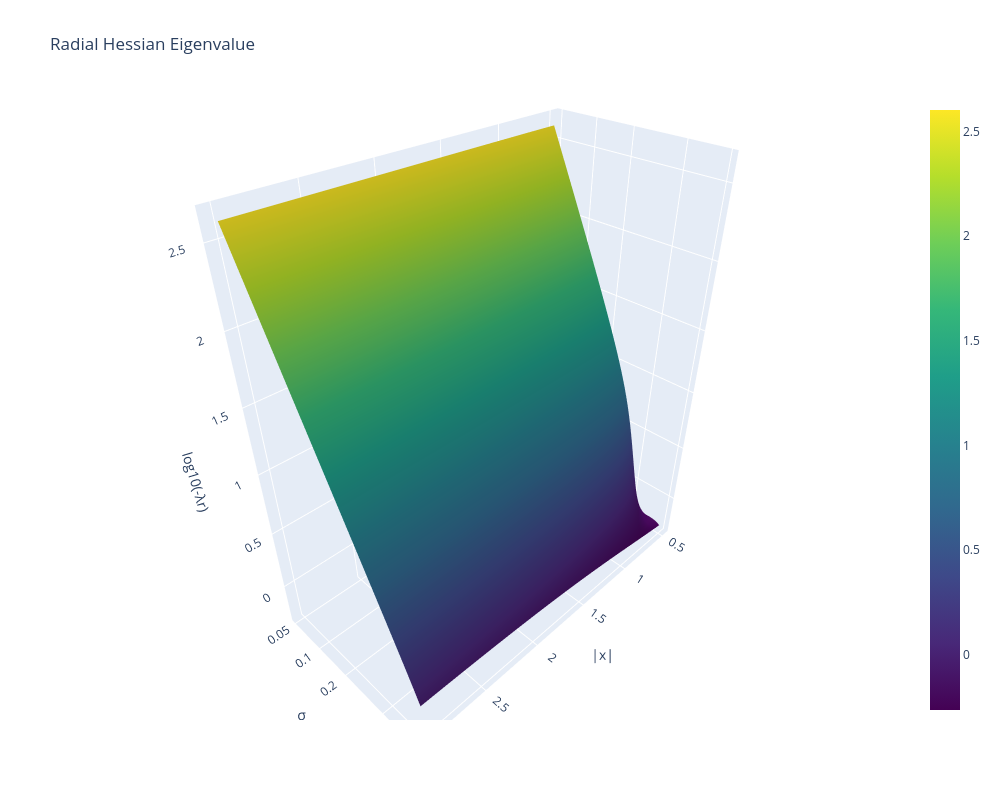
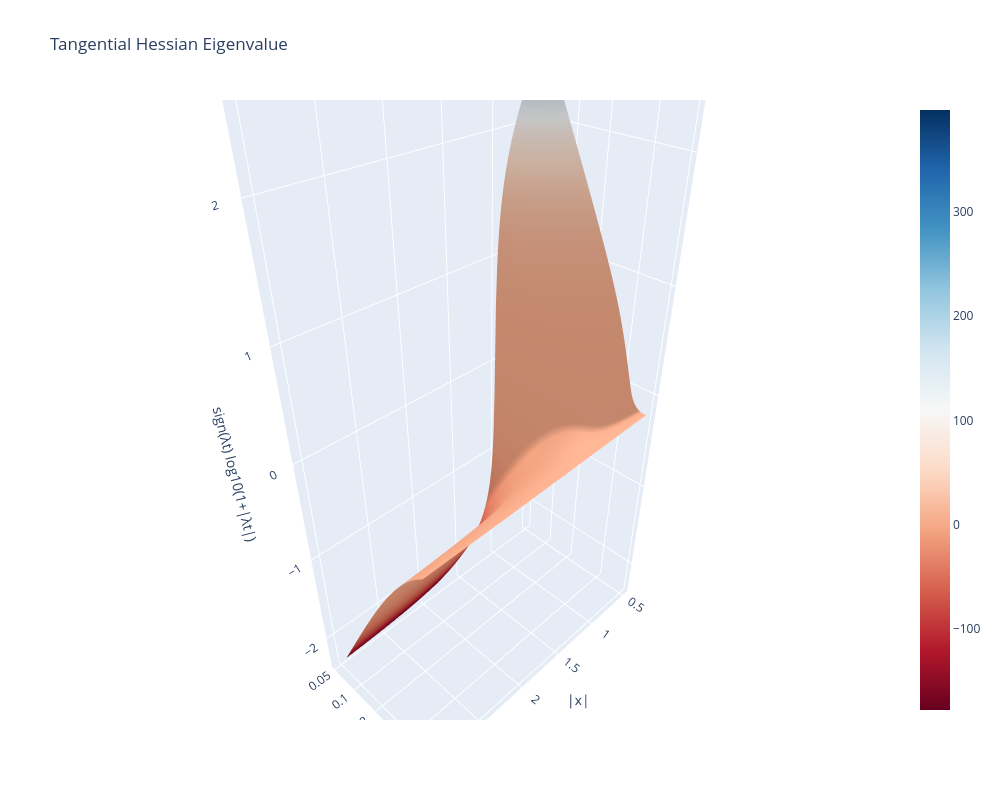

Notebook source saved alongside these figures, in order:
### Markdown cell above
# 3-D Plotsimport numpy as np

### Code cell
import numpy as np
from scipy.special import ive
import plotly.graph_objects as go
from plotly.subplots import make_subplots

# ==================================================
# Circle radius
# ==================================================

R0 = 1.0

# ==================================================
# Stable Bessel ratios
# Uses exponentially-scaled Bessel functions
# to avoid overflow for small sigma.
# ==================================================

def A1(kappa):
    return ive(1, kappa) / ive(0, kappa)

def A2(kappa):
    return ive(2, kappa) / ive(0, kappa)

# ==================================================
# Posterior covariance eigenvalues
# ==================================================

def radial_cov(r, sigma):
    kappa = R0 * r / sigma**2

    a1 = A1(kappa)
    a2 = A2(kappa)

    return R0**2 * (
        0.5 * (1 + a2)
        - a1**2
    )

def tangential_cov(r, sigma):
    kappa = R0 * r / sigma**2

    a2 = A2(kappa)

    return R0**2 * (
        0.5 * (1 - a2)
    )

# ==================================================
# Hessian eigenvalues
# ==================================================

def lambda_r(r, sigma):
    return radial_cov(r, sigma) / sigma**4 - 1.0 / sigma**2

def lambda_t(r, sigma):
    return tangential_cov(r, sigma) / sigma**4 - 1.0 / sigma**2

# ==================================================
# Signed logarithm
# ==================================================

def slog(x):
    return np.sign(x) * np.log10(1.0 + np.abs(x))

# ==================================================
# Grid
# ==================================================

r_vals = np.linspace(0.5, 3.0, 250)

sigma_min = 0.05
sigma_max = 1.0

log_sigma_vals = np.linspace(
    np.log10(sigma_min),
    np.log10(sigma_max),
    250
)

sigma_vals = 10**log_sigma_vals

R, S = np.meshgrid(r_vals, sigma_vals)

# ==================================================
# Evaluate eigenvalues
# ==================================================

LR = lambda_r(R, S)
LT = lambda_t(R, S)

# ==================================================
# Coordinates for plotting
# Plot log10(sigma) on axis
# ==================================================

Y = np.log10(S)

# ==================================================
# Surface heights
# ==================================================

Zr = np.log10(-LR)
Zt = slog(LT)

absmax = np.max(np.abs(LT))

# ==================================================
# Figure with TWO independent 3D scenes
# ==================================================

fig = go.Figure()

# --------------------------------------------------
# Left plot (scene)
# --------------------------------------------------

fig.add_trace(
    go.Surface(
        x=R,
        y=Y,
        z=Zr,
        colorscale="Viridis",
        colorbar=dict(
            title="log10(-λr)",
            x=0.46
        ),
        scene="scene"
    )
)

# --------------------------------------------------
# Right plot (scene2)
# --------------------------------------------------

fig.add_trace(
    go.Surface(
        x=R,
        y=Y,
        z=Zt,
        surfacecolor=LT,
        colorscale="RdBu",
        cmin=-absmax,
        cmax=absmax,
        colorbar=dict(
            title="λt",
            x=1.0
        ),
        scene="scene2"
    )
)

# ==================================================
# Tick labels
# ==================================================

sigma_ticks = np.array([0.05,0.1,0.2,0.5,1.0])

sigma_tickvals = np.log10(sigma_ticks)
sigma_ticktext = [str(x) for x in sigma_ticks]

# ==================================================
# Camera
# ==================================================

camera = dict(
    eye=dict(
        x=5,
        y=5,
        z=3
    )
)

# ==================================================
# Layout
# ==================================================

fig.update_layout(

    width=2000,
    height=900,

    # LEFT SCENE
    scene=dict(

        domain=dict(
            x=[0.0, 0.48],
            y=[0.0, 1.0]
        ),

        xaxis_title="|x|",
        yaxis_title="σ",
        zaxis_title="log10(-λr)",

        yaxis=dict(
            tickvals=sigma_tickvals,
            ticktext=sigma_ticktext
        ),

        camera=camera,

        aspectmode="manual",
        aspectratio=dict(
            x=1.5,
            y=1.0,
            z=0.8
        )
    ),

    # RIGHT SCENE
    scene2=dict(

        domain=dict(
            x=[0.52, 1.0],
            y=[0.0, 1.0]
        ),

        xaxis_title="|x|",
        yaxis_title="σ",
        zaxis_title="slog(λt)",

        yaxis=dict(
            tickvals=sigma_tickvals,
            ticktext=sigma_ticktext
        ),

        camera=camera,

        aspectmode="manual",
        aspectratio=dict(
            x=1.5,
            y=1.0,
            z=0.8
        )
    ),

    margin=dict(
        l=0,
        r=0,
        t=30,
        b=0
    )
)

fig1.show()
fig2.show()

### Figure 1 — Plotly figure (JSON) as saved in the notebook; plotly's stock layout.template omitted (floating-point values rounded to 4 significant figures; data arrays with more than 128 entries replaced by an {"elided": "..."} marker saying what was removed)
{"data": [{"colorscale": [[0, "#440154"], [0.1111, "#482878"], [0.2222, "#3e4989"], [0.3333, "#31688e"], [0.4444, "#26828e"], [0.5556, "#1f9e89"], [0.6667, "#35b779"], [0.7778, "#6ece58"], [0.8889, "#b5de2b"], [1, "#fde725"]], "type": "surface", "x": {"elided": "250x250 float values"}, "y": {"elided": "250x250 float values"}, "z": {"elided": "250x250 float values"}}], "layout": {"height": 800, "scene": {"xaxis": {"title": {"text": "|x|"}}, "yaxis": {"ticktext": ["0.05", "0.1", "0.2", "0.5", "1"], "tickvals": [-1.301, -1.0, -0.699, -0.301, 0.0], "title": {"text": "σ"}}, "zaxis": {"title": {"text": "log10(-λr)"}}}, "title": {"text": "Radial Hessian Eigenvalue"}, "width": 1000}}

### Figure 2 — Plotly figure (JSON) as saved in the notebook; plotly's stock layout.template omitted (floating-point values rounded to 4 significant figures; data arrays with more than 128 entries replaced by an {"elided": "..."} marker saying what was removed)
{"data": [{"cmax": null, "cmin": null, "colorscale": [[0, "rgb(103,0,31)"], [0.1, "rgb(178,24,43)"], [0.2, "rgb(214,96,77)"], [0.3, "rgb(244,165,130)"], [0.4, "rgb(253,219,199)"], [0.5, "rgb(247,247,247)"], [0.6, "rgb(209,229,240)"], [0.7, "rgb(146,197,222)"], [0.8, "rgb(67,147,195)"], [0.9, "rgb(33,102,172)"], [1, "rgb(5,48,97)"]], "surfacecolor": {"elided": "250x250 float values"}, "type": "surface", "x": {"elided": "250x250 float values"}, "y": {"elided": "250x250 float values"}, "z": {"elided": "250x250 float values"}}], "layout": {"height": 800, "scene": {"xaxis": {"title": {"text": "|x|"}}, "yaxis": {"ticktext": ["0.05", "0.1", "0.2", "0.5", "1"], "tickvals": [-1.301, -1.0, -0.699, -0.301, 0.0], "title": {"text": "σ"}}, "zaxis": {"title": {"text": "sign(λt) log10(1+|λt|)"}}}, "title": {"text": "Tangential Hessian Eigenvalue"}, "width": 1000}}
